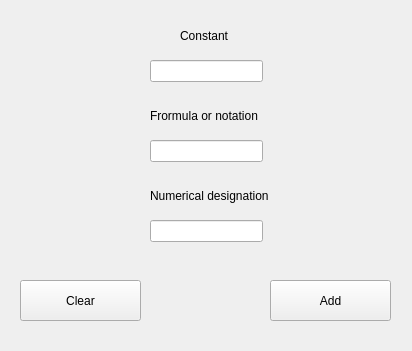
<?xml version="1.0" encoding="UTF-8"?>
<ui version="4.0">
 <class>Widget</class>
 <widget class="QWidget" name="Widget">
  <property name="geometry">
   <rect>
    <x>0</x>
    <y>0</y>
    <width>412</width>
    <height>351</height>
   </rect>
  </property>
  <property name="windowTitle">
   <string>Widget</string>
  </property>
  <widget class="QPushButton" name="pushButton_3">
   <property name="geometry">
    <rect>
     <x>270</x>
     <y>280</y>
     <width>121</width>
     <height>41</height>
    </rect>
   </property>
   <property name="text">
    <string>Add</string>
   </property>
  </widget>
  <widget class="QPushButton" name="pushButton_4">
   <property name="geometry">
    <rect>
     <x>20</x>
     <y>280</y>
     <width>121</width>
     <height>41</height>
    </rect>
   </property>
   <property name="text">
    <string>Clear</string>
   </property>
  </widget>
  <widget class="QLabel" name="label">
   <property name="geometry">
    <rect>
     <x>180</x>
     <y>20</y>
     <width>51</width>
     <height>31</height>
    </rect>
   </property>
   <property name="text">
    <string>Constant</string>
   </property>
  </widget>
  <widget class="QLabel" name="label_2">
   <property name="geometry">
    <rect>
     <x>150</x>
     <y>100</y>
     <width>121</width>
     <height>31</height>
    </rect>
   </property>
   <property name="text">
    <string>Frormula or notation</string>
   </property>
  </widget>
  <widget class="QLabel" name="label_3">
   <property name="geometry">
    <rect>
     <x>150</x>
     <y>180</y>
     <width>131</width>
     <height>31</height>
    </rect>
   </property>
   <property name="text">
    <string>Numerical designation</string>
   </property>
  </widget>
  <widget class="QLineEdit" name="lineEdit">
   <property name="geometry">
    <rect>
     <x>150</x>
     <y>60</y>
     <width>113</width>
     <height>22</height>
    </rect>
   </property>
  </widget>
  <widget class="QLineEdit" name="lineEdit_2">
   <property name="geometry">
    <rect>
     <x>150</x>
     <y>140</y>
     <width>113</width>
     <height>22</height>
    </rect>
   </property>
  </widget>
  <widget class="QLineEdit" name="lineEdit_3">
   <property name="geometry">
    <rect>
     <x>150</x>
     <y>220</y>
     <width>113</width>
     <height>22</height>
    </rect>
   </property>
  </widget>
 </widget>
 <layoutdefault spacing="6" margin="11"/>
 <resources/>
 <connections/>
</ui>
